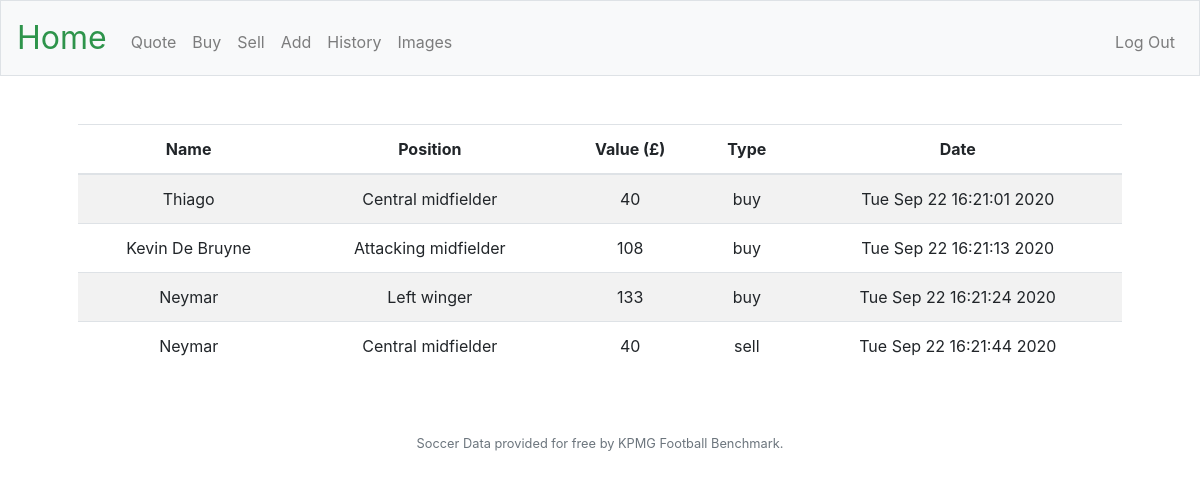
Screenshot of /history (signed in) with the database file from the repository.
### tables this page shows
CREATE TABLE "history" (
user_id INTEGER NOT NULL,
player_name TEXT NOT NULL,
price NUMERIC NOT NULL,
position TEXT NOT NULL,
time TEXT NOT NULL, 
type TEXT NOT NULL,
FOREIGN KEY(user_id) REFERENCES users(id)
);

### application.py (the view)
@app.route("/history")
@login_required
def history():
    A = session["user_id"] #User ID
    rows = db.execute("SELECT * FROM history WHERE user_id = :user_id", user_id = A)
    return render_template("history.html", dic = rows)

### application.py (called while the page is built)
@app.after_request
def after_request(response):
    response.headers["Cache-Control"] = "no-cache, no-store, must-revalidate"
    response.headers["Expires"] = 0
    response.headers["Pragma"] = "no-cache"
    return response

### helpers.py (called while the page is built)
def login_required(f):
    @wraps(f)
    def decorated_function(*args, **kwargs):
        if session.get("user_id") is None:
            return redirect("/login")
        return f(*args, **kwargs)
    return decorated_function

### templates/history.html (shortened to what this page needs)
{% extends "layout.html" %}
{% block main %}
     <table class="table table-striped">
        <thead>
            <tr>
                <th>Name</th>
                <th>Position</th>
                <th>Value (£)</th>
                <th>Type</th>
                <th>Date</th>
            </tr>
        </thead>
        <tbody>
            {% for row in dic %}
                <tr>
                    <td>{{ row.player_name }}</td>
                    <td>{{ row.position }}</td>
                    <td>{{ row.price }}</td>
                    <td>{{ row.type }}</td>
                    <td>{{ row.time }}</td>
                </tr>
            {% endfor %}
        </tbody>
    </table>
{% endblock %}

### rows the page displays
history: player_name "Thiago", position "Central midfielder", price "40", type "buy", time "Tue Sep 22 16:21:01 2020"
history: player_name "Kevin De Bruyne", position "Attacking midfielder", price "108", type "buy", time "Tue Sep 22 16:21:13 2020"
history: player_name "Neymar", position "Left winger", price "133", type "buy", time "Tue Sep 22 16:21:24 2020"
history: player_name "Neymar", position "Central midfielder", price "40", type "sell", time "Tue Sep 22 16:21:44 2020"
